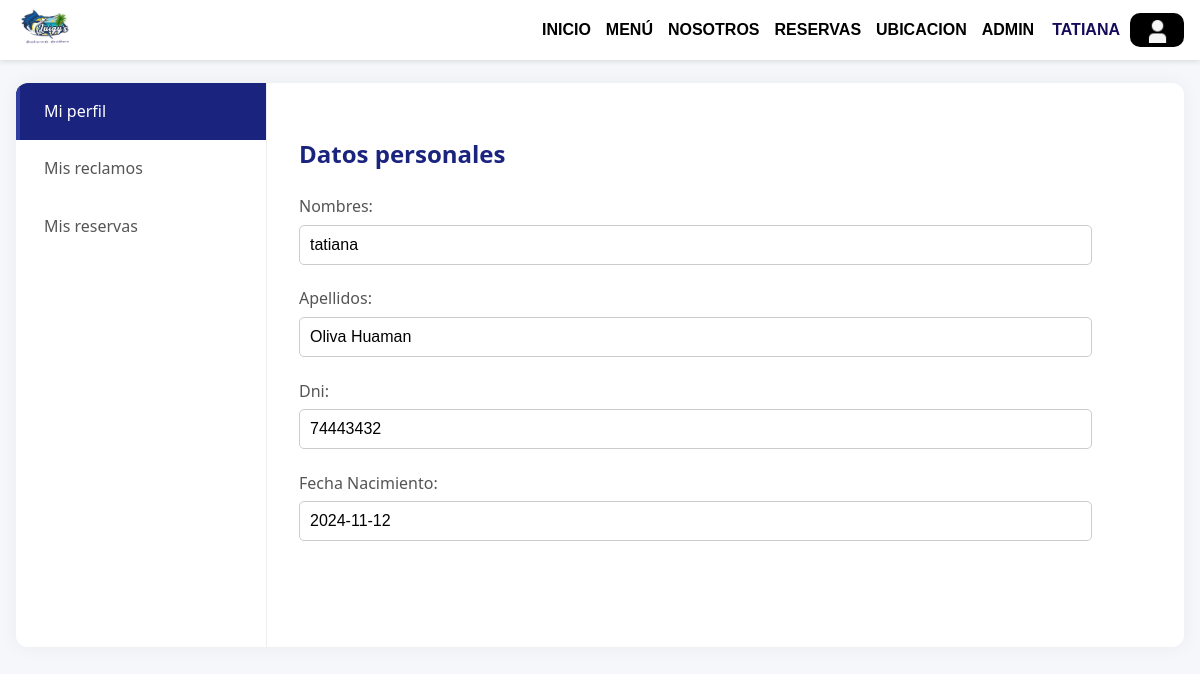
Page /restaurante_Cevicheria/profile.php (signed in) on the committed database.
### tables this page shows
CREATE TABLE `tbusuario` (
  `id` int(11) NOT NULL,
  `nombre` varchar(255) NOT NULL,
  `apellidos` varchar(255) NOT NULL,
  `dni` char(8) NOT NULL,
  `correo` varchar(255) NOT NULL,
  `contrasenia` varchar(255) NOT NULL,
  `cargo_id` int(11) NOT NULL,
  `genero` varchar(20) NOT NULL,
  `fechaNacimiento` date NOT NULL,
  `estado` varchar(20) DEFAULT 'activo',
  `verificado` varchar(10) DEFAULT NULL,
  `token_verificacion` varchar(255) DEFAULT NULL,
  `token_verificacion_expira` datetime DEFAULT NULL
);

### restaurante_Cevicheria/database/conexion.php (called while the page is built, shortened)
<?php
class Conexion {
    private $con;
    public function __construct() {
        $host = "localhost";
        $user = "root";
        $pass = "";
        $bd = "bdrescevicheria";
        $this->con = new mysqli($host, $user, $pass, $bd);
    }
        public function getPersonaByUserId($user_id) {
            $sql = "SELECT nombre, apellidos, dni, correo, genero, fechaNacimiento FROM tbusuario WHERE id = ?";
            $stmt = $this->con->prepare($sql);
            $stmt->bind_param("i", $user_id);
            $stmt->execute();
            $result = $stmt->get_result();
            return $result->fetch_assoc();
        }
    public function getNombreByUserId($user_id) {
        $sql = "SELECT nombre FROM tbusuario WHERE id = ?";
        $stmt = $this->con->prepare($sql);
        $stmt->bind_param("i", $user_id);
        $stmt->execute();
        $result = $stmt->get_result();
        return $result->fetch_assoc();
    }
}
?>

### restaurante_Cevicheria/profile.php (the view, shortened to what this page needs)
<?php
require('database/conexion.php');
$con = new Conexion();
$user_id = $_SESSION['user_id'];
$persona = $con->getPersonaByUserId($user_id);
$usuario = $con->getNombreByUserId($user_id);
?>
<!DOCTYPE html>
<html>
<head>
    <link rel="stylesheet" href="/restaurante_Cevicheria/css/profile-style.css" />
    <link rel="stylesheet" href="/restaurante_Cevicheria/css/style.css" />
    <link rel="stylesheet" href="style.css" />
</head>
<body>
    <div class="navbar-container">
        <a
            style="    padding-left: 20px;"
            href="/restaurante_Cevicheria/index.php"><img src="/restaurante_Cevicheria/Images/Logo.png" class="logo"></a>
        <nav class="navbar">
            <ul>
                <li><a href="/restaurante_Cevicheria/index.php">INICIO</a></li>
                <li><a href="/restaurante_Cevicheria/Principal_usuario/menu/index.php">MENÚ</a></li>
                <li><a href="/restaurante_Cevicheria/Principal_usuario/nosotros/index.php">NOSOTROS</a></li>
                <li><a href="/restaurante_Cevicheria/Principal_usuario/reservas/index.php">RESERVAS</a></li>
                <li><a href="/restaurante_Cevicheria/Principal_usuario/ubicacion/index.php">UBICACION</a></li>
                <?php if (isset($_SESSION['user_cargo_id']) && $_SESSION['user_cargo_id'] == 1) : ?>
                    <li>
                        <a href="/restaurante_Cevicheria/Principal_admin/index.php">ADMIN</a>
                    </li>
                <?php endif; ?>
                <li style="text-transform: uppercase;">
                    <a href="">
                        <?php if (isset($_SESSION['user_nombre'])) : ?>
                            <span class="usuario-nombre"><?php echo $_SESSION['user_nombre']; ?></span>
                        <?php endif; ?>
                    </a>
                </li>
                <div class="sm-usuario">
                    <a href="#" class="usuario-toggle">
                        <img src="/restaurante_Cevicheria/Images/usuario.png" class="usuario-img">
                    </a>
                </div>
            </ul>
        </nav>
    </div>
    <div class="container">
        <div class="profile-card">
            <div class="row" style="display: flex;">
                <div class="sidebar" style="flex: 0 0 250px;">
                    <a href="#" class="nav-link active" data-target="profile-personal">
                        <i class="fas fa-user-circle mr-2"></i> Mi perfil
                    </a>
                    <a href="#" class="nav-link" data-target="profile-reclamos">
                        <i class="fas fa-clipboard-list mr-2"></i> Mis reclamos
                    </a>
                    <a href="#" class="nav-link" data-target="profile-reservas">
                        <i class="fas fa-clipboard-list mr-2"></i> Mis reservas
                    </a>
                </div>
                <div class="content-area" style="flex: 1;">
                    <div id="profile-personal" class="tab-content active">
                        <h2>Datos personales</h2>
                        <form>
                            <div class="form-group">
                                <label>Nombres:</label>
                                <div style="display: flex; align-items: center;">
                                    <input type="text" class="form-control" value="<?php echo htmlspecialchars($usuario['nombre']); ?>" readonly>
                                </div>
                            </div>
                            <div class="form-group">
                                <label>Apellidos:</label>
                                <div style="display: flex; align-items: center;">
                                    <input type="text" class="form-control" id="apellido_p"
                                        name="apellido_p"
                                        value="<?php echo htmlspecialchars($persona['apellidos']); ?>" readonly>
                                </div>
                            </div>
                            <div class="form-group">
                                <label>Dni:</label>
                                <div style="display: flex; align-items: center;">
                                    <input type="tel" class="form-control" id="dni" name="dni"
                                        value="<?php echo htmlspecialchars($persona['dni']); ?>" readonly>
                                </div>
                            </div>
                            <div class="form-group">
                                <label>Fecha Nacimiento:</label>
                                <div style="display: flex; align-items: center;">
                                    <input type="tel" class="form-control" id="telefono" name="telefono"
                                        value="<?php echo htmlspecialchars($persona['fechaNacimiento']); ?>" readonly>
                                </div>
                            </div>
                        </form>
                    </div>
                </div>
            </div>
        </div>
    </div>
</body>
</html>

### restaurante_Cevicheria/css/profile-style.css (style rules this page uses)
:root { --navy-blue: #1a237e; --navy-light: #303f9f; --navy-hover: #283593; --gray-light: #f5f7fa; }
body { font-family: 'Segoe UI', system-ui, -apple-system, sans-serif; background-color: var(--gray-light); color: #333; line-height: 1.6; }
.container { max-width: 1200px; margin: 2rem auto; padding: 0 1rem; }
.profile-card { background: white; border-radius: 12px; box-shadow: 0 0 20px rgba(0, 0, 0, 0.05); overflow: hidden; height: 74%; margin-top: 7%; }
.content-area { padding: 2rem; height: 100%; display: flex; flex-direction: column; }
.tab-content { flex: 1; min-height: 500px; overflow: auto; }
.sidebar { background: white; border-right: 1px solid #eee; }
.nav-link { color: #555; padding: 1rem 1.5rem; display: block; text-decoration: none; transition: all 0.3s ease; border-left: 4px solid transparent; }
.nav-link.active { background-color: var(--navy-blue); color: white; border-left: 4px solid var(--navy-light); }
.content-area { padding: 2rem; }
h2 { color: var(--navy-blue); margin-bottom: 1.5rem; font-weight: 600; }
.form-group { margin-bottom: 1.5rem; }
label { font-weight: 500; color: #555; display: block; margin-bottom: 0.5rem; }
.form-control { width: 93%; padding: 0.75rem; border: 1px solid #ddd; border-radius: 6px; transition: border-color 0.3s ease; }
.tab-content { display: none; }
.tab-content.active { display: block; }

### restaurante_Cevicheria/css/style.css (style rules this page uses)
*,*:before, *:after { box-sizing: inherit; }
.navbar-container { font-family: 'Trade Gothic LT', sans-serif; font-weight: bold; display: flex; height: 40px; justify-content: space-between; align-items: center; background: white; padding: 10px 60px; box-shadow: 0 2px 5px rgba(0, 0, 0, 0.1); position: fixed; top: 0; left: 0; right: 0; z-index: 1000; }
.navbar a::after { content: " "; position: absolute; left: 0; bottom: -6px; width: 100%; height: 3px; background: #000000; border-radius: 5px; transform-origin: right; transform: scaleX(0); transition: transform .5s; }
.navbar ul { list-style: none; display: flex; gap: 15px; margin-right: 5px; align-items: center; }
.navbar ul li a { position: relative; text-decoration: none; color: black; font-size: 16px; margin: 0; transition: color 0.3s ease; }
.logo { width: 11%; margin-left: -59px; }
.sm-usuario { display: flex; align-items: center; }
.usuario-img { height: 23px; }
.sm-usuario a { display: inline-flex; justify-content: center; background: black; padding: 7px 7px; border-radius: 10px; position: absolute; left: -5px; height: 20px; width: 40px; }
.sm-usuario { position: relative; }
.usuario-nombre { color: #150b5a; margin-left: 3px; }

### restaurante_Cevicheria/style.css (style rules this page uses)
* { block-size: border-box; text-decoration: none; padding: 0; }
*,*:before, *:after { box-sizing: inherit; }
body { margin: 0; padding-top: 1px; }
.form-group { margin-bottom: 15px; margin-top: 47px; }
.form-group label { display: block; margin-bottom: 5px; color: #555; margin-top: -3%; }
.form-group input[type="text"], .form-group input[type="email"], .form-group input[type="file"], .form-group input[type="tel"] { width: calc(93% - 22px); padding: 10px; font-size: 16px; border: 1px solid #ccc; border-radius: 5px; }

### rows in the picture
tbusuario: nombre "tatiana", apellido_p "Oliva Huaman", dni "74443432", telefono "2024-11-12"

### other values in the picture
$_SESSION['user_nombre'] "TATIANA"
